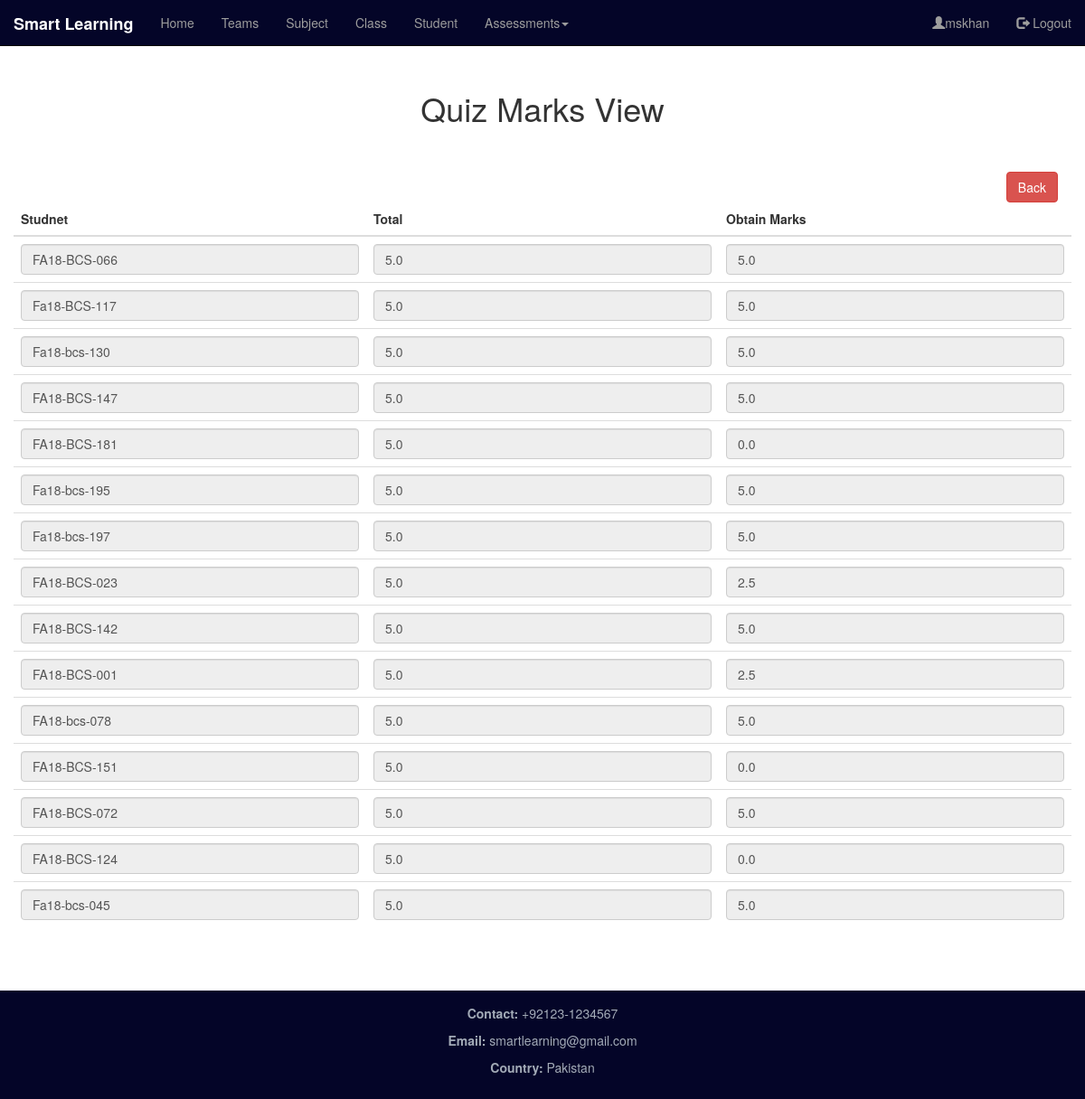
Screenshot of /dashboard/quiz_marks_view/5 (signed in) with the database file from the repository.
### dashboard_app/models.py (models this page shows, shortened)
class QuizMarks(models.Model):
    TimeStamp=models.DateTimeField(auto_now_add=True)
    quizm_student=models.ForeignKey(Student_Enroll, on_delete=models.CASCADE)
    quizm_quiz=models.ForeignKey(Quiz, on_delete=models.CASCADE)
    quizm_obtained_marks=models.FloatField(max_length=4)
    class Meta:
        unique_together = (('quizm_student', 'quizm_quiz'),)

class Student_Enroll(models.Model):
    s_class=models.ForeignKey(Class, on_delete=models.CASCADE )
    s_subject=models.ForeignKey(Subject, on_delete=models.CASCADE)
    s_student= models.ForeignKey(Student, on_delete=models.CASCADE)
    class Meta:
        unique_together = (('s_subject', 's_student','s_class'),)
    def __str__(self):
        return str(self.s_student)

class Student(models.Model):
    s_roll_number=models.CharField(max_length=15, primary_key=True)
    s_first_name=models.CharField(max_length=256)
    s_last_name=models.CharField(max_length=256)
    s_gender=models.CharField(max_length=1, choices=gender_list)
    s_department=models.CharField(max_length=3, choices=department_list)
    def __str__(self):
        return self.s_roll_number

class Quiz(models.Model):
    TimeStamp=models.DateTimeField(auto_now_add=True)
    quiz_teacher=models.ForeignKey(Teacher, on_delete=models.CASCADE)
    quiz_subject=models.ForeignKey(Subject, on_delete=models.CASCADE)
    quiz_class=models.ForeignKey(Class,on_delete=models.CASCADE)
    quiz_number=models.IntegerField()
    quiz_title=models.CharField(max_length=256)
    quiz_total_marks=models.FloatField(max_length=4)
    class Meta:
        unique_together = (('quiz_subject', 'quiz_title'),)

### dashboard_app/views.py (the view)
# urls.py: path('quiz_marks_view/<int:pk>',views.quiz_marks_view, name="quiz_marks_view"),
def quiz_marks_view(request,pk):
    if request.user.is_authenticated:
        if request.session.has_key('username'):
            name=request.session['username']
            ass=Quiz.objects.get(pk=pk)
            t_mark=ass.quiz_total_marks
            try:
                st=QuizMarks.objects.filter(quizm_quiz=ass)
                return render(request, "dashboard_app/quiz_mark_view.html",{'name':name,'st':st,'t_mark':t_mark})
            except Exception:
                return redirect('/dashboard/enroll_quiz/')
        else:
            return redirect('/')
    else:
        return redirect('/')

### templates/dashboard_app/quiz_mark_view.html
<!DOCTYPE html>
{% extends "base.html" %}
{% load staticfiles %}
{% block body_block %}
<div style="margin-top: 50px">
  <h1 class="text-center">Quiz Marks View</h1><br><br>
<a href="{% url 'dashboard_app:enroll_quiz_page' %}"><button id="cancel_btn" type="button" class="btn btn-danger" style="float: right;">Back</button></a>
</div>
  <div class="row" style="margin-top: 10px; min-height: 500px">
    <table class="table">
      <thead>
        <th>Studnet</th>
        <th>Total</th>
        <th>Obtain Marks</th>
      </thead>
      <tbody>
        {% for i in st %}
        <tr>
          <td><input class="form-control" type="text" readonly value="{{i.quizm_student}}"></td>
          <td><input class="form-control" type="text" value="{{t_mark}}" readonly></td>
          <td><input class="form-control" type="number" name="{{i.quizm_student}}" value="{{i.quizm_obtained_marks}}" readonly></td>
        </tr>
        {% endfor %}
      </tbody>
    </table>
</div>
</div>
{% endblock %}

### templates/base.html (shortened to what this page needs)
<!DOCTYPE html>
{% load staticfiles %}
<html lang="en">
<head>
  <link rel="stylesheet" href="https://maxcdn.bootstrapcdn.com/bootstrap/3.3.2/css/bootstrap.min.css">
  <link rel="stylesheet" href="https://maxcdn.bootstrapcdn.com/bootstrap/3.4.0/css/bootstrap.min.css">
  <link rel="stylesheet" href="{% static "dashboard_app/css/main.css"%}">
  <link rel="stylesheet" href="//code.jquery.com/ui/1.12.1/themes/base/jquery-ui.css">
</head>
<body>
  <nav class="navbar navbar-inverse navbar-fixed-top ">
    <div class="container-fluid">
      <div class="navbar-header">
        <a class="navbar-brand" href="{% url 'dashboard_app:dashboard_page' %}"><b>Smart Learning</b></a>
      </div>
      <div class="collapse navbar-collapse" id="myNavbar">
        <ul class="nav navbar-nav">
          <li id="home_li"><a href="{% url 'dashboard_app:dashboard_page' %}">Home</a></li>
          <li id="team_li"><a href="{% url 'dashboard_app:group_page' %}">Teams</a></li>
          <li id="subject_li"><a href="{% url 'dashboard_app:enroll_subject_page' %}">Subject</a></li>
          <li><a href="{% url 'dashboard_app:enroll_class_page' %}">Class</a></li>
          <li><a href="{% url 'dashboard_app:enroll_student_class_page' %}">Student</a></li>
          <li id="add_li" class="dropdown"><a class="dropdown-toggle" data-toggle="dropdown" href="{% url 'dashboard_app:enroll_class_page' %}">Assessments<span class="caret"></span></a>
          </li>
        </ul>
        <ul class="nav navbar-nav navbar-right">
          <li><a ><span class="glyphicon glyphicon-user"></span>{{ name }}</a></li>
          <li><a href="{% url 'login_app:logout_page' %}"><span class="glyphicon glyphicon-log-out"></span> Logout</a></li>
        </ul>
      </div>
    </div>
  </nav>
<div class="container-fluid text-center">
  <div class="row content">
    <div class="col-xs-12 text-left">
      <div class="container">
        {% block body_block %}
        {% endblock %}
      </div>
    </div>
  </div>
<footer class="container-fluid text-center" style="margin-top: 50px;">
  <p><b>Contact:</b> +92123-1234567</p>
  <p><b>Email:</b> smartlearning@gmail.com</p>
  <p><b>Country:</b> Pakistan</p>
</footer>
</body>
</html>

### statics/dashboard_app/css/main.css (style rules this page uses)
.navbar { margin-bottom: 0; border-radius: 0; background-color:#040528; }
.container { height: 110% auto; margin-top: 50px; }
.row.content { height: 450px }
footer { background-color:#040528; color: #a3abb7; padding: 15px; bottom:0px; height:20%; }

### rows the page displays
QuizMarks: quizm_student "FA18-BCS-066", quizm_obtained_marks "5.0"
Quiz: quiz_total_marks "5.0"
QuizMarks: quizm_student "Fa18-BCS-117", quizm_obtained_marks "5.0"
QuizMarks: quizm_student "Fa18-bcs-130", quizm_obtained_marks "5.0"
QuizMarks: quizm_student "FA18-BCS-147", quizm_obtained_marks "5.0"
QuizMarks: quizm_student "FA18-BCS-181", quizm_obtained_marks "0.0"
QuizMarks: quizm_student "Fa18-bcs-195", quizm_obtained_marks "5.0"
QuizMarks: quizm_student "Fa18-bcs-197", quizm_obtained_marks "5.0"
QuizMarks: quizm_student "FA18-BCS-023", quizm_obtained_marks "2.5"
QuizMarks: quizm_student "FA18-BCS-142", quizm_obtained_marks "5.0"
QuizMarks: quizm_student "FA18-BCS-001", quizm_obtained_marks "2.5"
QuizMarks: quizm_student "FA18-bcs-078", quizm_obtained_marks "5.0"
QuizMarks: quizm_student "FA18-BCS-151", quizm_obtained_marks "0.0"
QuizMarks: quizm_student "FA18-BCS-072", quizm_obtained_marks "5.0"
QuizMarks: quizm_student "FA18-BCS-124", quizm_obtained_marks "0.0"
QuizMarks: quizm_student "Fa18-bcs-045", quizm_obtained_marks "5.0"

### other values shown
{{ name }} "mskhan"
